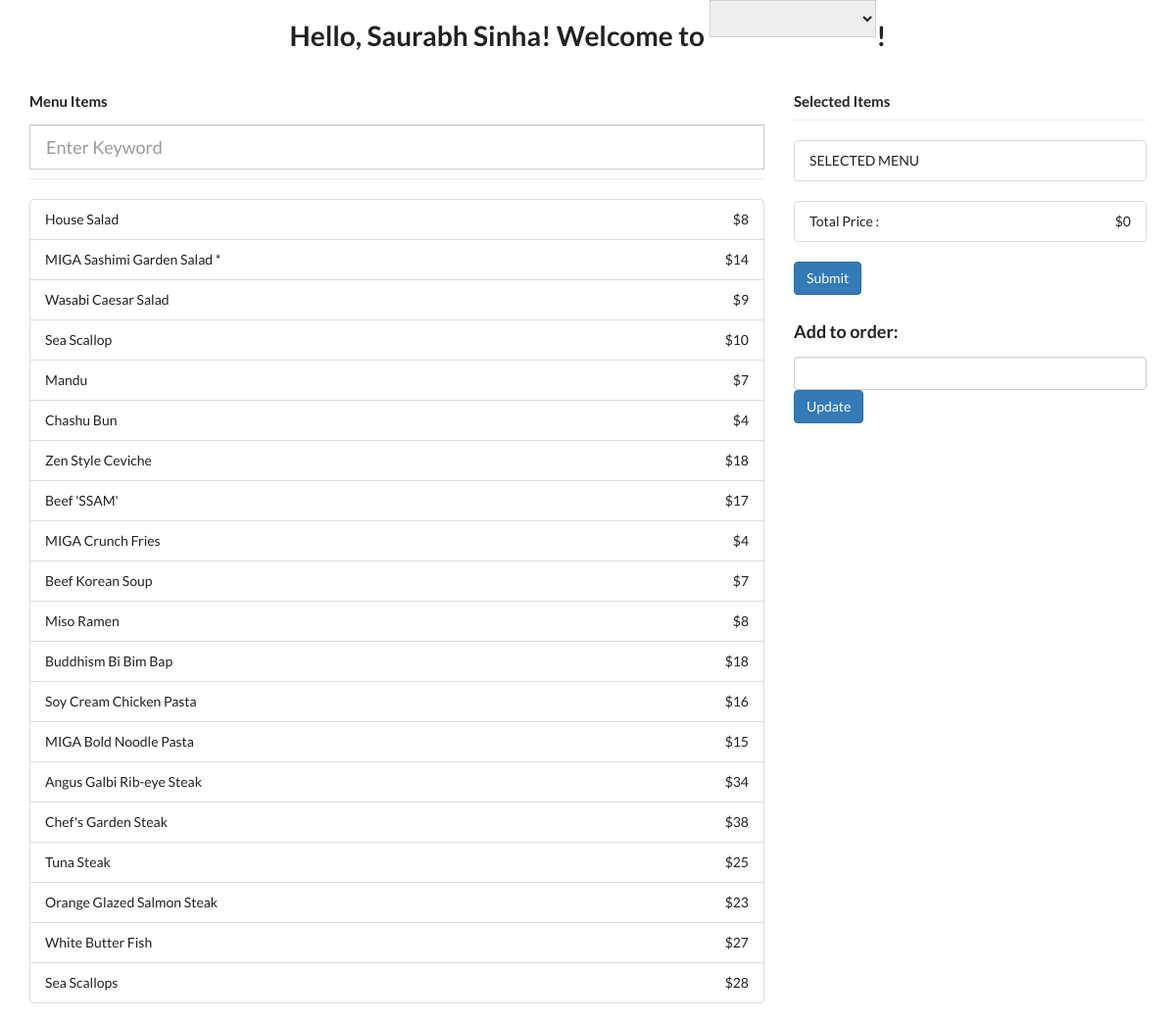
/index, run on the app's committed database.
### app/models.py (models this page shows)
class MenuItem(db.Model):
    id = db.Column(db.Integer, primary_key=True)
    name = db.Column(db.String(64), index=True, unique=True)
    description = db.Column(db.String(1000))
    frequency = db.Column(db.Integer, index=True)
    rating_sum = db.Column(db.Integer, index=True)
    category = db.Column(db.String(64))
    dietaryRestriction = db.Column(db.Integer)
    restaurant_id = db.Column(db.Integer, db.ForeignKey('restaurant.id'))
    price = db.Column(db.Integer, index=True)

### app/views.py (the view)
@app.route('/')
@app.route('/index')
def index():
    user = {'nickname': 'Saurabh Sinha'}  # fake user, 411 prof.
    restaurant = {'name': 'MIGA'}
    menu = MenuItem.query.all()
    return render_template('index.html',
                           title='Home',
                           user=user,
                           restaurant=restaurant,
                           menu=menu)

### app/templates/index.html (shortened to what this page needs)
<html>
    <head>
        <link href="/static/css/bootstrap.min.css" rel="stylesheet" media="screen">
        <link rel="stylesheet" type="text/css" href="/static/css/semantic.min.css">
    </head>
    <body>
        <div class="container">
            <div id="heading">
            <h1 style = "text-align: center;" > Hello, {{ user.nickname }}! Welcome to
                <select class="ui dropdown">
                  <option value="">OrderEat</option>
                </select>!
            </h1>
            </div>
            <div class="row">
                <div class="col-md-8">
                    <div class="page-header">
                        <h4>Menu Items</h4>
                        <div id="custom-search-input">
                            <div class="input-group col-md-12">
                                <input type="text" id="searchbar" class="form-control input-lg" placeholder="Enter Keyword"/>
                            </div>
                        </div>
                    </div>
                    <ul class="list-group checked-list-box">
                        {% for item in menu %}
                        <li class="list-group-item">    {{ item.name }}<span style="float:right;">${{ item.price }}</span></li>
                        {% endfor %}
                    </ul>
                </div>
                <div class="col-md-4">
                    <div class="page-header">
                        <h4>Selected Items</h4>
                    </div>
                    <ul class="list-group" id="selected">
                        <li class="list-group-item">SELECTED MENU</li>
                    </ul>
                    <ul class="list-group">
                        <li class="list-group-item">Total Price : <span id="totalprice" style="float:right;">$0</span></li>
                    </ul>
                    <a href="http://127.0.0.1:5000/orders.html"><button type="button" class="btn btn-primary" id="submit-button" onclick="orderView()">Submit</button></a>
                    <h3>Add to order:</h3>
                    <input type="text" class="form-control" id="order-to-update">
                    <button type="button" class="btn btn-primary" id="update-button" onclick="orderView()">Update</button>
                </div>
            </div>
        </div>
    </body>
</html>

### data on the page
MenuItem: name "House Salad", price "8"
MenuItem: name "MIGA Sashimi Garden Salad *", price "14"
MenuItem: name "Wasabi Caesar Salad", price "9"
MenuItem: name "Sea Scallop", price "10"
MenuItem: name "Mandu", price "7"
MenuItem: name "Chashu Bun", price "4"
MenuItem: name "Zen Style Ceviche", price "18"
MenuItem: name "Beef 'SSAM'", price "17"
MenuItem: name "MIGA Crunch Fries", price "4"
MenuItem: name "Beef Korean Soup", price "7"
MenuItem: name "Miso Ramen", price "8"
MenuItem: name "Buddhism Bi Bim Bap", price "18"
MenuItem: name "Soy Cream Chicken Pasta", price "16"
MenuItem: name "MIGA Bold Noodle Pasta", price "15"
MenuItem: name "Angus Galbi Rib-eye Steak", price "34"
MenuItem: name "Chef's Garden Steak", price "38"
MenuItem: name "Tuna Steak", price "25"
MenuItem: name "Orange Glazed Salmon Steak", price "23"
MenuItem: name "White Butter Fish", price "27"
MenuItem: name "Sea Scallops", price "28"

### other printed values
{{ user.nickname }} "Saurabh Sinha"
